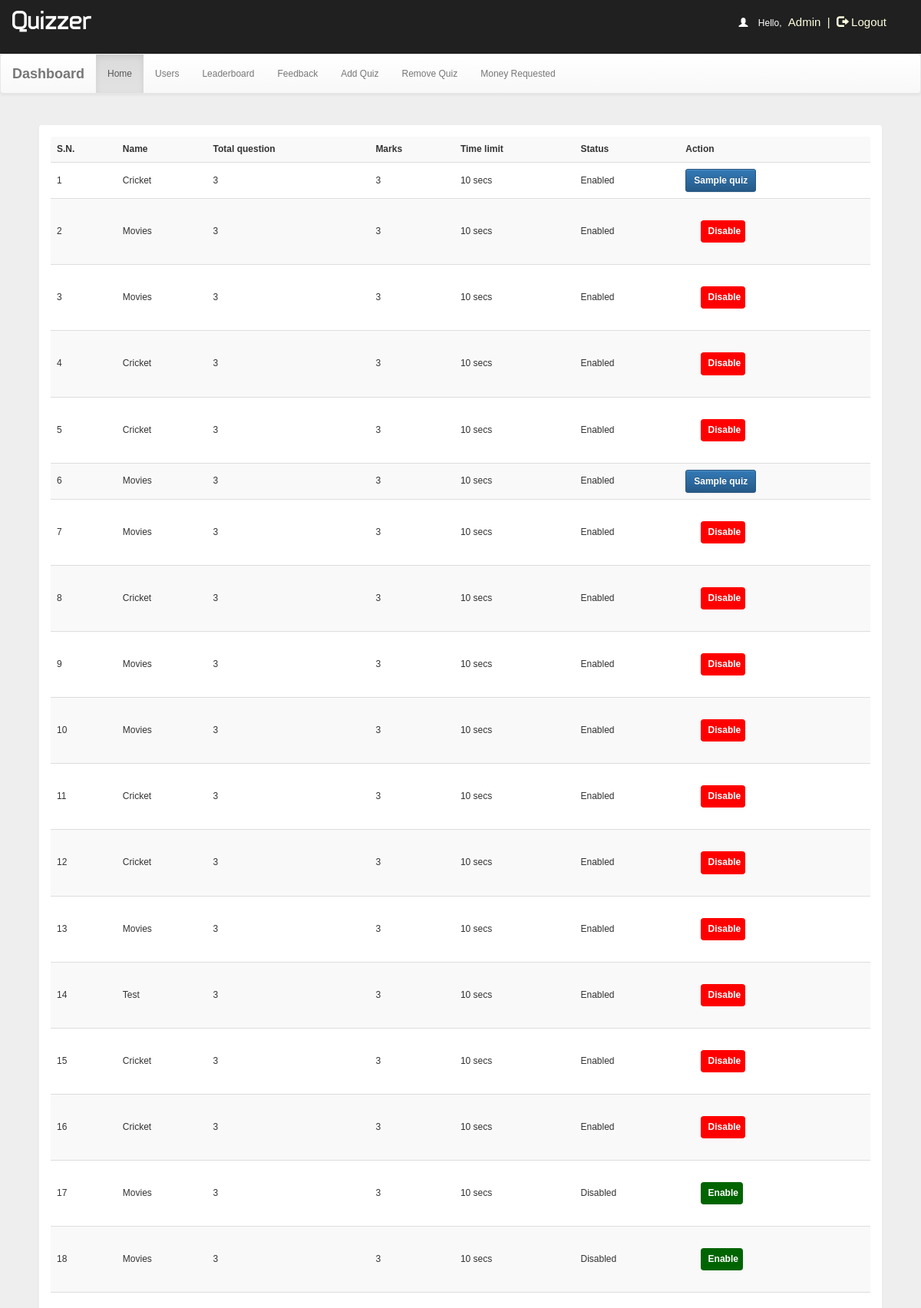
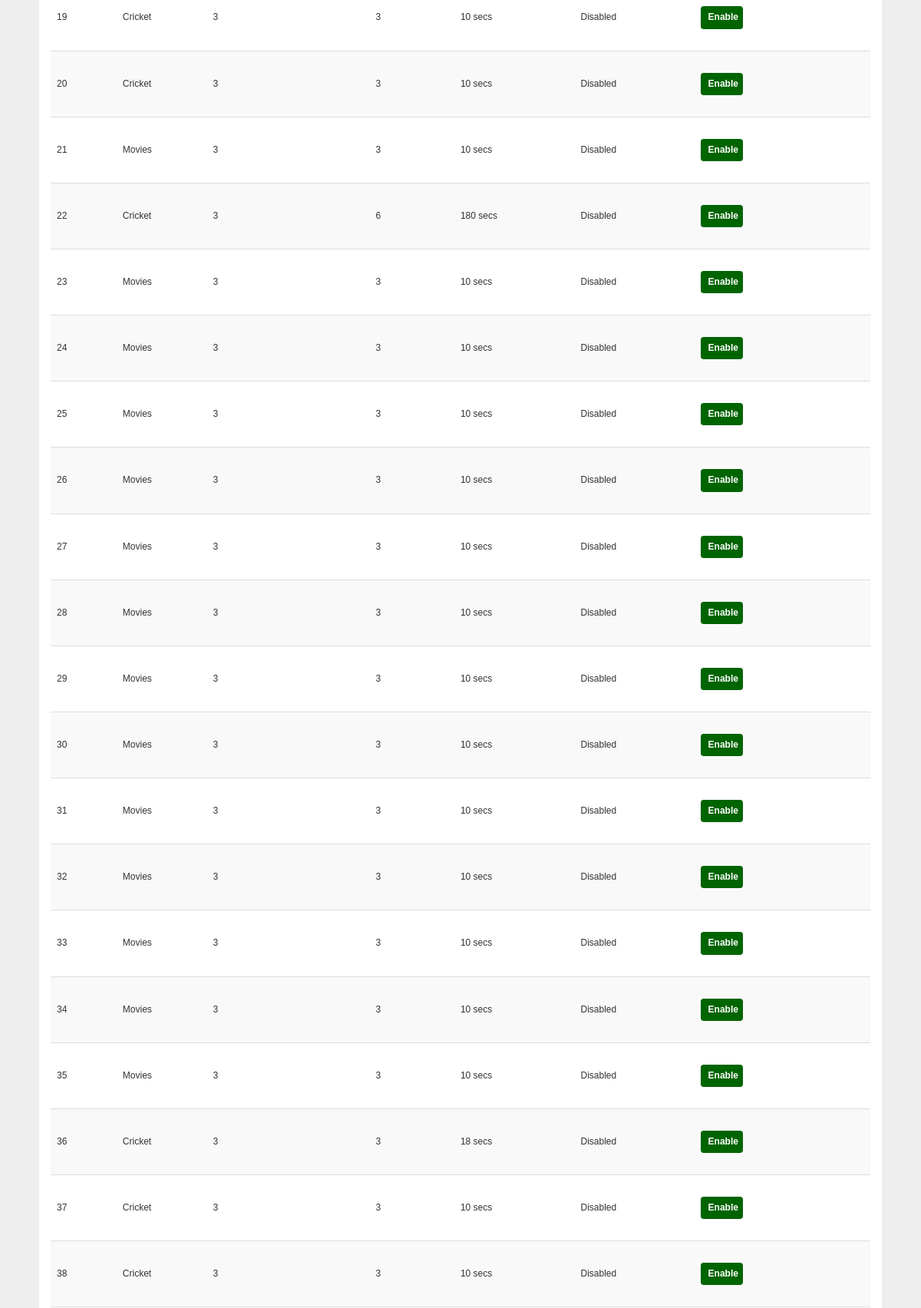
Screenshot of /dash.php?q=0 (signed in, upper part) with the database file from the repository (2 pictures, top to bottom).
### tables this page shows
CREATE TABLE `quiz` (
  `id` int(100) NOT NULL,
  `eid` text NOT NULL,
  `title` varchar(100) NOT NULL,
  `correct` int(11) NOT NULL,
  `wrong` int(11) NOT NULL,
  `total` int(11) NOT NULL,
  `time` bigint(20) NOT NULL,
  `date` datetime NOT NULL DEFAULT CURRENT_TIMESTAMP ON UPDATE CURRENT_TIMESTAMP,
  `start_time` varchar(200) NOT NULL,
  `entry_fee` int(50) NOT NULL,
  `users_registered` int(50) NOT NULL,
  `tobereg` int(50) NOT NULL,
  `prize` int(50) NOT NULL,
  `description` varchar(500) NOT NULL,
  `status` varchar(100) NOT NULL,
  `payment` varchar(50) NOT NULL,
  `photo` varchar(5000) NOT NULL
);

### dash.php (the view, shortened to what this page needs)
<!DOCTYPE html PUBLIC "-//W3C//DTD XHTML 1.0 Transitional//EN" "https://www.w3.org/TR/xhtml1/DTD/xhtml1-transitional.dtd">
<html xmlns="https://www.w3.org/1999/xhtml">
<head>
<link  rel="stylesheet" href="css/bootstrap.min.css"/>
<link  rel="stylesheet" href="css/bootstrap-theme.min.css"/>
<link rel="stylesheet" href="css/main.css">
<link  rel="stylesheet" href="css/font.css">
<link rel="stylesheet" href="bower_components/eonasdan-bootstrap-datetimepicker/build/css/bootstrap-datetimepicker.min.css" /><link href='https://fonts.googleapis.com/css?family=Roboto:400,700,300' rel='stylesheet' type='text/css'>
</head>
<body  style="background:#eee;">
<div class="header">
<div class="row">
<div class="col-lg-6">
<span class="logo">Quizzer</span></div>
<?php error_reporting($level = null);
include_once 'dbConnection.php';
if (!(isset($_SESSION['username']))  || ($_SESSION['key']) != '54585c506829293a2d4c3b68543b316e2e7a2d277858545a36362e5f39') {
session_destroy();
header("location:index.php");
} else {
$name     = $_SESSION['name'];
echo '<span class="pull-right top title1" ><span style="color:white"><span class="glyphicon glyphicon-user" aria-hidden="true"></span>&nbsp;&nbsp;&nbsp;&nbsp;Hello,</span> <span class="log log1" style="color:lightyellow">' . $name . '&nbsp;&nbsp;|&nbsp;&nbsp;<a href="logout.php?q=account.php" style="color:lightyellow"><span class="glyphicon glyphicon-log-out" aria-hidden="true"></span>&nbsp;Logout</button></a></span>';
}
?>
</div></div>
<nav class="navbar navbar-default title1">
<div class="container-fluid">
<div class="navbar-header">
<a class="navbar-brand" href="dash.php?q=0"><b>Dashboard</b></a>
</div>
<div class="collapse navbar-collapse" id="bs-example-navbar-collapse-1">
<ul class="nav navbar-nav">
<li <?php
if (@$_GET['q'] == 0)
echo 'class="active"';
?>><a href="dash.php?q=0">Home<span class="sr-only">(current)</span></a></li>
<li <?php
if (@$_GET['q'] == 1)
echo 'class="active"';
?>><a href="dash.php?q=1">Users</a></li>
<li <?php
if (@$_GET['q'] == 2)
echo 'class="active"';
?>><a href="dash.php?q=2">Leaderboard</a></li>
<li <?php
if (@$_GET['q'] == 3)
echo 'class="active"';
?>><a href="dash.php?q=3">Feedback</a></li>
<li <?php
if (@$_GET['q'] == 4)
echo 'class="active"';
?>><a href="dash.php?q=4">Add Quiz</a></li>
<li <?php
if (@$_GET['q'] == 5)
echo 'class="active"';
?>><a href="dash.php?q=5">Remove Quiz</a></li>
<li <?php
if (@$_GET['q'] == 6)
echo 'class="active"';
?>><a href="dash.php?q=6">Money Requested</a></li>
</ul>
</div>
</div>
</nav>
<div class="container">
<div class="row">
<div class="col-md-12">
<?php error_reporting ($level = null);
if (@$_GET['q'] == 0) {
$result = mysqli_query($con, "SELECT * FROM quiz ORDER BY date DESC") or die('Error');
echo '<div class="panel"><table class="table table-striped title1"  style="vertical-align:middle">
<tr><td style="vertical-align:middle"><b>S.N.</b></td><td style="vertical-align:middle"><b>Name</b></td><td style="vertical-align:middle"><b>Total question</b></td><td style="vertical-align:middle"><b>Marks</b></td><td style="vertical-align:middle"><b>Time limit</b></td><td style="vertical-align:middle"><b>Status</b></td><td style="vertical-align:middle"><b>Action</b></td></tr>';
$c = 1;
while ($row = mysqli_fetch_array($result)) {
$title   = $row['title'];
$total   = $row['total'];
$correct = $row['correct'];
$time    = $row['time'];
$eid     = $row['eid'];
$status  = $row['status'];
if ($status == "enabled" || $status == "samplequiz") {
echo '<tr><td style="vertical-align:middle">' . $c++ . '</td><td style="vertical-align:middle">' . $title . '</td><td style="vertical-align:middle">' . $total . '</td><td style="vertical-align:middle">' . $correct * $total . '</td><td style="vertical-align:middle">' . $time . '&nbsp;secs</td><td style="vertical-align:middle">Enabled</td>';
if(!($status == "samplequiz"))
{
echo '<td style="vertical-align:middle"><b><a href="update.php?deidquiz=' . $eid . '" class="btn logb" style="color:#FFFFFF;background:#ff0000;font-size:12px;padding:5px;">&nbsp;<span><b>Disable</b></span></a></b></td></tr>';
}
else{
echo '<td style="vertical-align:middle"><b><button class = "btn btn-primary btn btn-sm">Sample quiz</b></button></td></tr>';
}
}  else {
echo '<tr><td style="vertical-align:middle">' . $c++ . '</td><td style="vertical-align:middle">' . $title . '</td><td style="vertical-align:middle">' . $total . '</td><td style="vertical-align:middle">' . $correct * $total . '</td><td style="vertical-align:middle">' . $time . '&nbsp;secs</td><td style="vertical-align:middle">Disabled</td>
<td style="vertical-align:middle"><b><a href="update.php?eeidquiz=' . $eid . '" class="btn logb" style="color:#FFFFFF;background:darkgreen;font-size:12px;padding:5px;">&nbsp;<span><b>Enable</b></span></a></b></td></tr>';
}
}
}
?>
</div>
</div></div>
</body>
</html>

### css/main.css (style rules this page uses)
body { overflow-x:hidden;width:100%;font: 12px "Century Gothic", "Times Roman", sans-serif;background:#eee;min-height:550px;background-attachment:fixed; }
.panel { border-color:#eee;margin:20px;padding:15px;font: 15px "Century Gothic", "Times Roman", sans-serif; }
.header { background:#202020;height:70px; }
.logo { font-family:'typo';font-size:35px;color:#ffffff;margin:15px; }
.title1 { font: 12px "Century Gothic", "Times Roman", sans-serif; }
.logb { color:#FFFFFF;background:#0000ff;font-size:15px;margin:20px;padding:8px; }
.top { margin-top:20px; }
.log1 { font: 15px 'Ubuntu', sans-serif;color:#0000ff;margin-left:10px; }
.log { margin:10px;margin-right:60px;margin-left:5px;color:#ffffb3;text-decoration:none;font-size:20px;font-size:15px; }

### rows the page displays
quiz: title "Cricket", total "3", $correct*$total "3", time "10", status "Sample quiz"
quiz: title "Movies", total "3", $correct*$total "3", time "10"
quiz: title "Movies", total "3", $correct*$total "3", time "10"
quiz: title "Cricket", total "3", $correct*$total "3", time "10"
quiz: title "Cricket", total "3", $correct*$total "3", time "10"
quiz: title "Movies", total "3", $correct*$total "3", time "10", status "Sample quiz"
quiz: title "Movies", total "3", $correct*$total "3", time "10"
quiz: title "Cricket", total "3", $correct*$total "3", time "10"
quiz: title "Movies", total "3", $correct*$total "3", time "10"
quiz: title "Movies", total "3", $correct*$total "3", time "10"
quiz: title "Cricket", total "3", $correct*$total "3", time "10"
quiz: title "Cricket", total "3", $correct*$total "3", time "10"
quiz: title "Movies", total "3", $correct*$total "3", time "10"
quiz: title "Test", total "3", $correct*$total "3", time "10"
quiz: title "Cricket", total "3", $correct*$total "3", time "10"
quiz: title "Cricket", total "3", $correct*$total "3", time "10"
quiz: title "Movies", total "3", $correct*$total "3", time "10"
quiz: title "Movies", total "3", $correct*$total "3", time "10"
quiz: title "Cricket", total "3", $correct*$total "3", time "10"
quiz: title "Cricket", total "3", $correct*$total "3", time "10"
quiz: title "Movies", total "3", $correct*$total "3", time "10"
quiz: title "Cricket", total "3", $correct * $total "6", time "180"
quiz: title "Movies", total "3", $correct*$total "3", time "10"
quiz: title "Movies", total "3", $correct*$total "3", time "10"
quiz: title "Movies", total "3", $correct*$total "3", time "10"
quiz: title "Movies", total "3", $correct*$total "3", time "10"
quiz: title "Movies", total "3", $correct*$total "3", time "10"
quiz: title "Movies", total "3", $correct*$total "3", time "10"
quiz: title "Movies", total "3", $correct*$total "3", time "10"
quiz: title "Movies", total "3", $correct*$total "3", time "10"
quiz: title "Movies", total "3", $correct*$total "3", time "10"
quiz: title "Movies", total "3", $correct*$total "3", time "10"
quiz: title "Movies", total "3", $correct*$total "3", time "10"
quiz: title "Movies", total "3", $correct*$total "3", time "10"
quiz: title "Movies", total "3", $correct*$total "3", time "10"
quiz: title "Cricket", total "3", $correct*$total "3", time "18"
quiz: title "Cricket", total "3", $correct*$total "3", time "10"
quiz: title "Cricket", total "3", $correct*$total "3", time "10"

### other values shown
$name "Admin"
